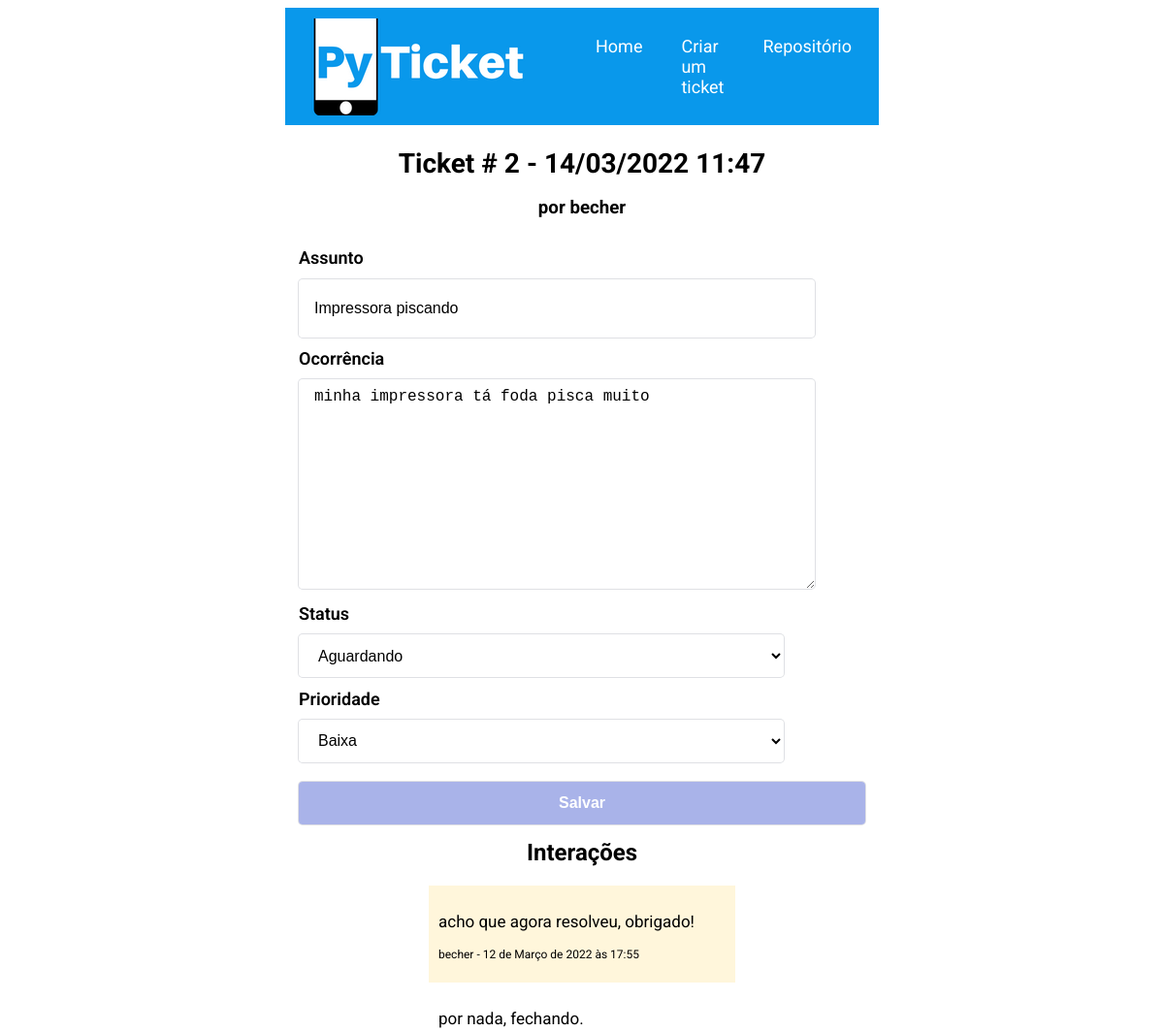
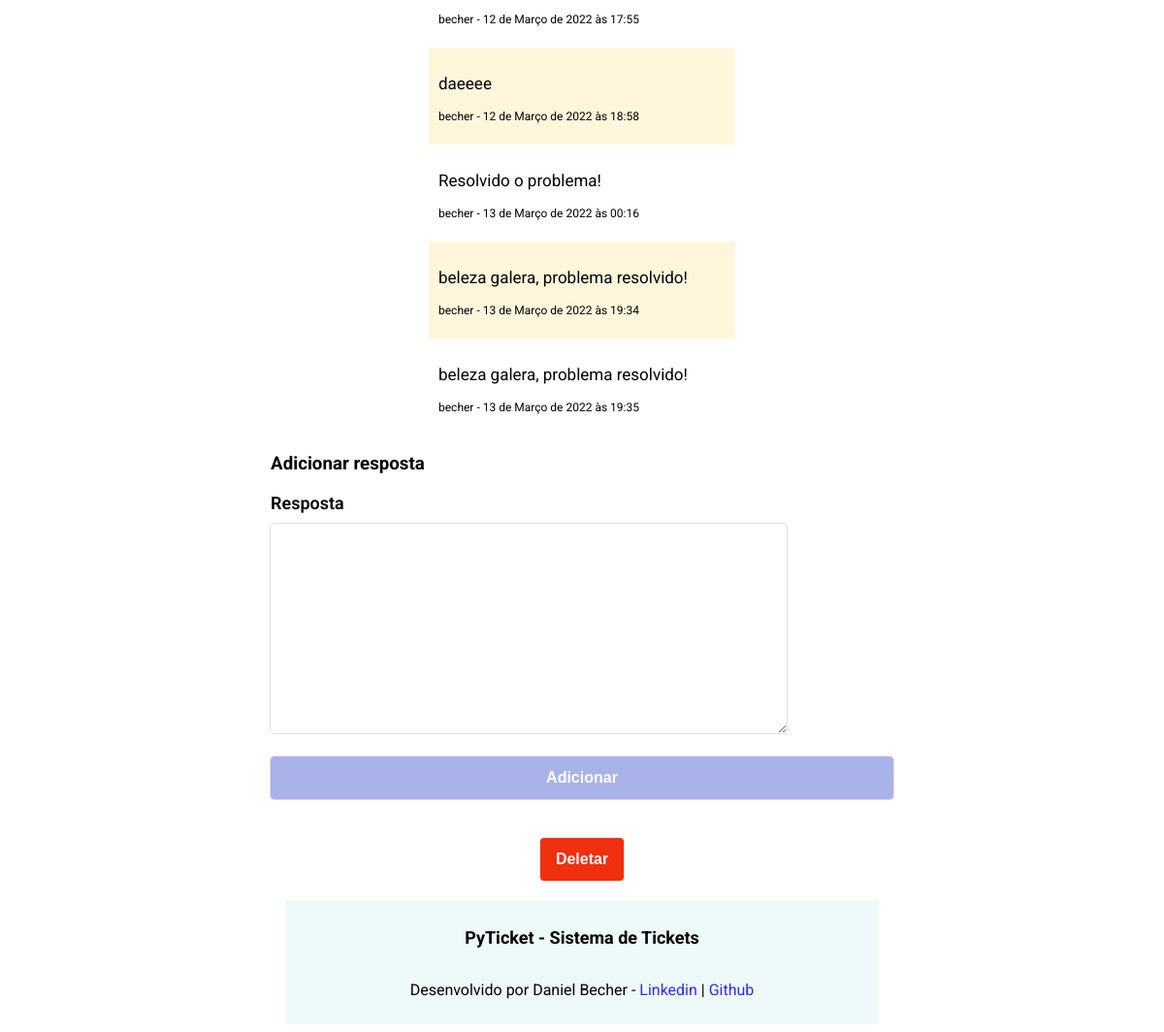
/tickets/ticket/?id=2 (signed in), run on the app's committed database (2 pictures, top to bottom).
### ptkt/models.py (models this page shows, shortened)
class Tickets(models.Model):
    assunto = models.CharField(max_length=300, blank=False, null=False)
    descricao = models.TextField(blank=False, null=False)
    usuario = models.ForeignKey(User, on_delete=models.CASCADE)
    data_abertura = models.DateTimeField(auto_now=True)
    status = models.CharField(max_length=20)
    prioridade = models.CharField(max_length=20, blank=False, null=False)
    anexo = models.FileField(upload_to ='uploads/', blank=True, null=True)
    def get_data_ticket(self):
        return self.data_abertura.strftime('%d/%m/%Y')
    def get_hora_ticket(self):
        return self.data_abertura.strftime('%H:%M')

class Interacoes(models.Model):
    id_usuario = models.CharField(max_length=50, null=False)
    interacao = models.TextField(blank=False, null=False)
    data_criacao = models.DateTimeField(auto_now=True)
    chamado = models.ForeignKey(Tickets, on_delete=models.CASCADE)
    anexo = models.FileField(upload_to='uploads/', blank=True, null=True)

### ptkt/views.py (the view)
# urls.py: path('tickets/ticket/', views.ticket),
@login_required(login_url='/login/')
def ticket(request):
    id_ticket = request.GET.get('id')
    dados = {}
    if id_ticket:
        dados = {'ticket': Tickets.objects.get(id=id_ticket), 'interacoes': Interacoes.objects.filter(chamado_id=id_ticket)}
    return render(request, 'ticket.html', dados)

### templates/ticket.html (shortened to what this page needs)
{% extends "modelo.html" %}
{% block content %}
<section class="ticket">
    <h2 class="ticket__titulo">Ticket # {{ ticket.id }} - {{ ticket.get_data_ticket }} {{ ticket.get_hora_ticket }}</h2>
    <h3 class="ticket__subtitulo">por {{ ticket.usuario}}</h3>
    <form action="submit" method="POST">{% csrf_token %}
        <label class="ticket__label">Assunto</label>
        <input class="ticket__input" type="text" name="assunto" value="{{ ticket.assunto }}">
        <label class="ticket__label">Ocorrência</label>
        <textarea class="ticket__input" name="descricao" rows=10 cols=20>{{ ticket.descricao }}</textarea>
        <label class="ticket__label">Status</label>
        <select class="ticket__input" type="text" name="status" value="{{ ticket.status }}">
            <option {% if ticket.status == 'Aguardando' %} selected {% endif %}>Aguardando</option>
        </select>
        <label class="ticket__label">Prioridade</label>
        <select class="ticket__input" name="prioridade">
            <option value="Baixa" {% if ticket.prioridade == "Baixa" %} selected {%endif%}>Baixa</option>
        </select>
        <button class="ticket__button" type="submit">Salvar</button>
    </form>
</section>
<section class="interacoes">
    <h2 class="ticket__subtitulo">Interações</h2>
    {% for itens in interacoes %}
    <div class="ticket__interacao">
        <p class="ticket__interacao--texto">{{ itens.interacao }}</p>
        <p class="ticket__interacao--data">  {{ itens.id_usuario }} - {{ itens.data_criacao }}</p></div>
    {% endfor %}
</section>
<section class="resposta">
    <h3 class="ticket__interacao--textosub">Adicionar resposta</h3>
    <form action="interacaosubmit" method="POST">{% csrf_token %}
        <label class="ticket__label">Resposta</label>
        <textarea class="ticket__input" name="resposta" rows=10 cols=20></textarea>
        <button class="ticket__button" type="interacaosubmit">Adicionar</button>
    </form>
</section>
<section class="interacoes">
    {%if request.user.is_staff %}
        <a href="/tickets/ticket/delete/{{ ticket.id }}/"><button class="ticket__button--delete" type="interacaosubmit">Deletar</button></a>
    {% endif %}
</section>
{% endblock %}

### templates/modelo.html
    {% include "header.html" %}
    {% block content %} {% endblock %}
    {% include "footer.html" %}

### templates/header.html (shortened to what this page needs)
{% load static %}
<!DOCTYPE html>
<html lang="pt-BR">
<head>
    <link rel="stylesheet" href="{% static '/css/estilos.css' %}">
    <link rel="stylesheet" href="{% static '/css/tickets.css' %}">
    <link rel="stylesheet" href="{% static '/css/criarticket.css' %}">
    <link rel="stylesheet" href="{% static '/css/header.css' %}">
    <link rel="stylesheet" href="{% static '/css/footer.css' %}">
    <link rel="stylesheet" href="{% static '/css/ticket.css' %}">
    <link rel="stylesheet" href="{% static '/css/login.css' %}">
</head>
<body>
    <section class="header">
        <img class="header__imagem" src="{% static '/img/logo.png'%}">
        <nav class="header__menu">
            <ul class="header__lista">
                <li class="header__lista--item"><a class="header__link" href="/tickets">Home</a></li>
                <li class="header__lista--item"><a class="header__link" href="/tickets/criarticket">Criar um ticket</a></li>
                <li class="header__lista--item"><a class="header__link" href="https://github.com/danielbecher/pyticket">Repositório</a></li>
                <li class="header__lista--item"><a class="header__link" href="/admin">Admin</a></li>
                <li class="header__lista--item"><a class="header__link" href="/logout">Deslogar</a></li>
            </ul>
        </nav>
    </section>

### templates/footer.html
    <section class="footer">
        <p class="footer__frase">PyTicket - Sistema de Tickets</p>
        <p class="footer__subfrase">Desenvolvido por Daniel Becher - <a class="footer__link" href="https://linkedin.com/in/danielbecher">Linkedin</a> | <a class="footer__link" href="https://github.com/danielbecher">Github</a></p>
    </section>
    </body>
</html>

### static/css/estilos.css (style rules this page uses)
body { font-family: 'Roboto', sans-serif; display: flex; flex-direction: column; align-items: center; }

### static/css/criarticket.css (style rules this page uses)
.ticket { display: flex; flex-direction: column; justify-content: center; }
.ticket__titulo { display: flex; justify-content: center; font-size: 28px }
.ticket__input { font-size: 16px; line-height: 20px; padding: 8px 16px; width: 500px; min-height: 44px; border: unset; border-radius: 4px; outline-color: rgb(84 105 212 / 0.5); background-color: rgb(255, 255, 255); box-shadow: rgba(0, 0, 0, 0) 0px 0px 0px 0px, rgba(0, 0, 0, 0) 0px 0px 0px 0px, rgba(0, 0, 0, 0) 0px 0px 0px 0px, rgba(60, 66, 87, 0.16) 0px 0px 0px 1px, rgba(0, 0, 0, 0) 0px 0px 0px 0px, rgba(0, 0, 0, 0) 0px 0px 0px 0px, rgba(0, 0, 0, 0) 0px 0px 0px 0px; }
.ticket__button { color: #fff; font-weight: bold; font-size: 16px; line-height: 28px; padding: 8px 16px; width: 100%; margin: 20px 0; min-height: 44px; border: unset; border-radius: 4px; outline-color: rgb(84 105 212 / 0.5); background-color: rgb(84 105 212 / 0.5); box-shadow: rgba(0, 0, 0, 0) 0px 0px 0px 0px, rgba(0, 0, 0, 0) 0px 0px 0px 0px, rgba(0, 0, 0, 0) 0px 0px 0px 0px, rgba(60, 66, 87, 0.16) 0px 0px 0px 1px, rgba(0, 0, 0, 0) 0px 0px 0px 0px, rgba(0, 0, 0, 0) 0px 0px 0px 0px, rgba(0, 0, 0, 0) 0px 0px 0px 0px; }
.ticket__button--delete { color: #fff; font-weight: bold; font-size: 16px; line-height: 28px; padding: 8px 16px; width: 100%; margin: 20px 0; min-height: 44px; border: unset; border-radius: 4px; outline-color: #f0300e; background-color: #f0300e; box-shadow: rgba(0, 0, 0, 0) 0px 0px 0px 0px, rgba(0, 0, 0, 0) 0px 0px 0px 0px, rgba(0, 0, 0, 0) 0px 0px 0px 0px, rgba(60, 66, 87, 0.16) 0px 0px 0px 1px, rgba(0, 0, 0, 0) 0px 0px 0px 0px, rgba(0, 0, 0, 0) 0px 0px 0px 0px, rgba(0, 0, 0, 0) 0px 0px 0px 0px; }
.ticket__label { font-size: 18px; font-weight: 600; display: block; margin: 0.7rem 0; }

### static/css/header.css (style rules this page uses)
.header { width: 50%; background-color: #0998eb; padding: 10px 10px; display: flex; justify-content: space-around; align-items: center; }
.header__lista { display: flex; flex-direction: row; }
.header__lista--item { list-style-type: none; margin: 3px 20px; }
.header__link { font-size: 18px; color: #fff; text-decoration: none; }

### static/css/footer.css (style rules this page uses)
.footer { display: flex; justify-content: center; flex-direction: column; width: 50%; background-color: #edfaf9; padding: 10px 10px; }
.footer__frase { font-size: 18px; font-weight: bold; text-align: center; }
.footer__subfrase { font-size: 16px; text-align: center; }
.footer__link { text-decoration: none; color: #3629f0; }

### static/css/ticket.css (style rules this page uses)
.ticket { width: 50%; display: flex; justify-content: center; align-items: center; }
.ticket__interacao:nth-child(2n) { background-color: #fff6db; padding: 10px 10px; }
.ticket__interacao:nth-child(1n) { padding: 10px 10px; }
.ticket__interacao--texto { font-size: 17px; }
.ticket__interacao--data { font-size: 12px; }
.ticket__subtitulo { margin-top: -5px; text-align: center; }
.interacoes { width: 50%; display: flex; flex-direction: column; align-items: center; }
.ticket__interacao { width: 50%; }

### data on the page
Tickets: id "2", get_data_ticket "14/03/2022", get_hora_ticket "11:47", usuario "becher", assunto "Impressora piscando", descricao "minha impressora tá foda pisca muito", status "Aguardando", prioridade "Baixa"
Interacoes: interacao "acho que agora resolveu, obrigado!", id_usuario "becher", data_criacao "12 de Março de 2022 às 17:55"
Interacoes: interacao "por nada, fechando.", id_usuario "becher", data_criacao "12 de Março de 2022 às 17:55"
Interacoes: interacao "daeeee", id_usuario "becher", data_criacao "12 de Março de 2022 às 18:58"
Interacoes: interacao "Resolvido o problema!", id_usuario "becher", data_criacao "13 de Março de 2022 às 00:16"
Interacoes: interacao "beleza galera, problema resolvido!", id_usuario "becher", data_criacao "13 de Março de 2022 às 19:34"
Interacoes: interacao "beleza galera, problema resolvido!", id_usuario "becher", data_criacao "13 de Março de 2022 às 19:35"
